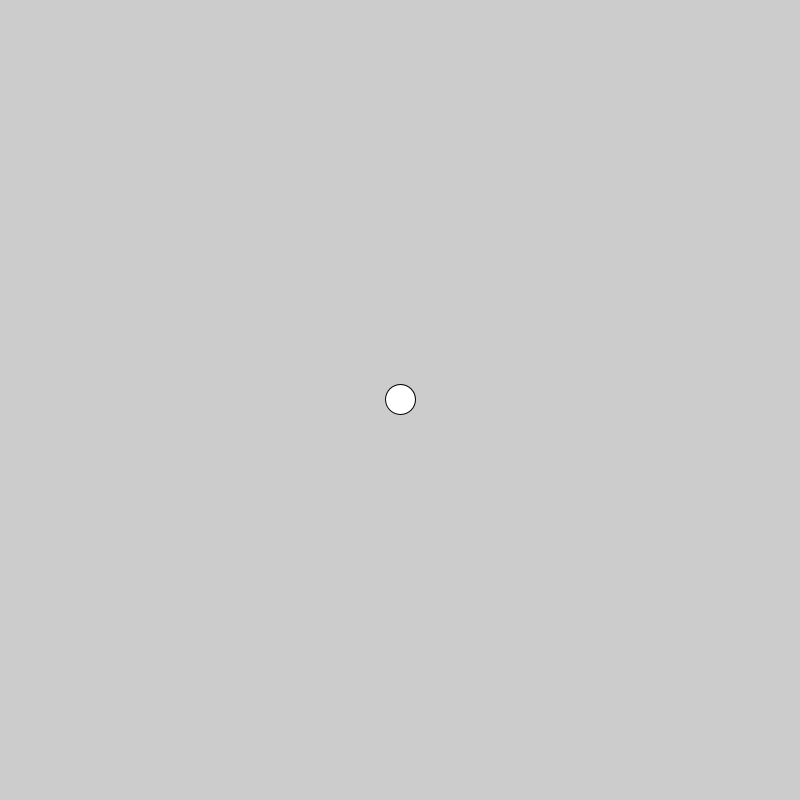
Frame 1 (no input)
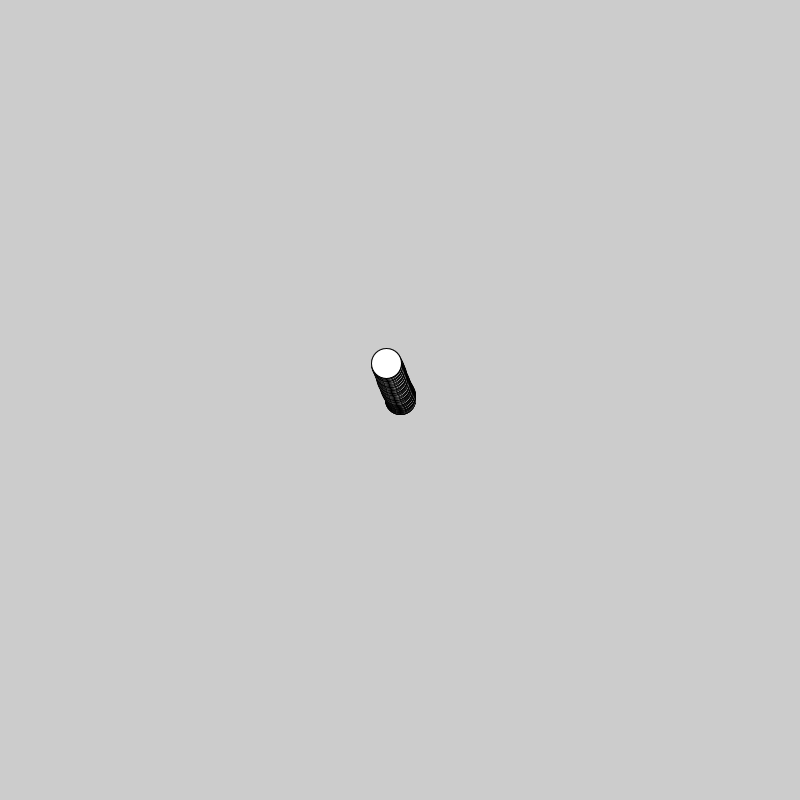
Frame 60 (the mouse pressed at the canvas centre just before this capture)
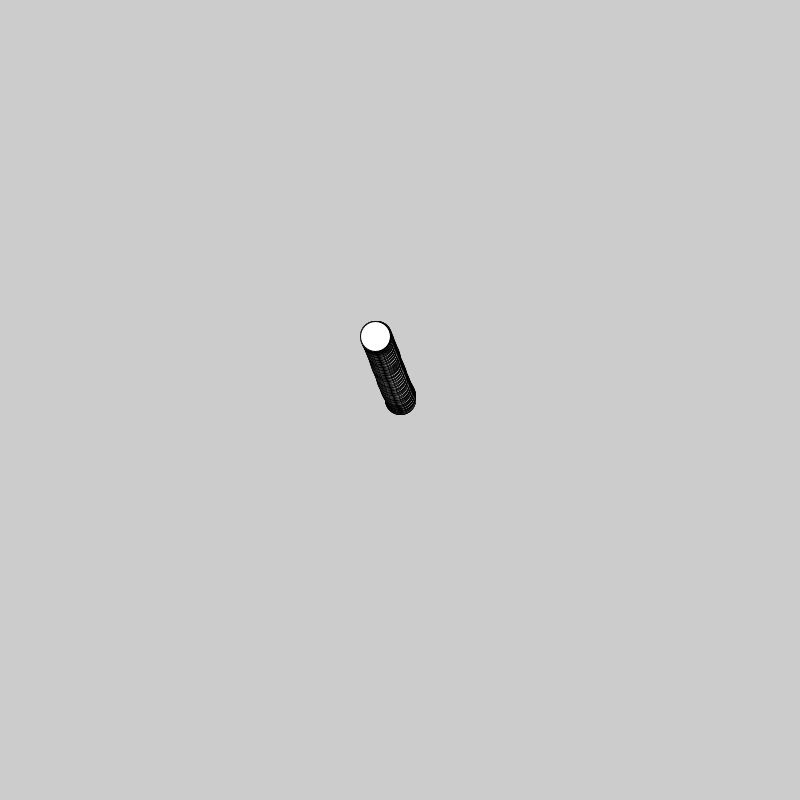
Frame 120 (the mouse held since frame 60 and released just before this capture)

The Processing sketch that drew these frames (run headless with seeded random() and noise(); from frame 60 on, the mouse is pressed at the canvas centre):

// Processing sketch: wandering_ball
// ── wandering_ball.pde
float locX, locY; //locationX, locationY
float velX, velY; //velocityX, velocityY
float accX, accY; //acclerationX, accelerationY
float sz;

void setup() {

  size(800,800);

  locX= width/2;
  locY= height/2;

  velX= 0;
  velY= 0;

  accX= random (-.1, .1);
  accY= random (-.1, .1);
  
  sz=30;

}

  void draw() {

    accX = random (-.1, .1);
    accY = random (-.1,.1);
   
   
    velX += accX;
    velY += accY;
  
  locX += velX;
  locY += velY;
  
  ellipse(locX, locY, sz, sz);
  
  if (locX - sz/2> width){
  
    locX= -sz/2;
  
}
  
 
  if (locX + sz/2 < 0){
  
    locX= width + sz/2;
  
}
  
  
  if (locY -sz/2 > height){
    locY = height + sz/2;
  }
  
  if ( locY + sz/2<0){
    locY = height + sz/2;
  }
  }
